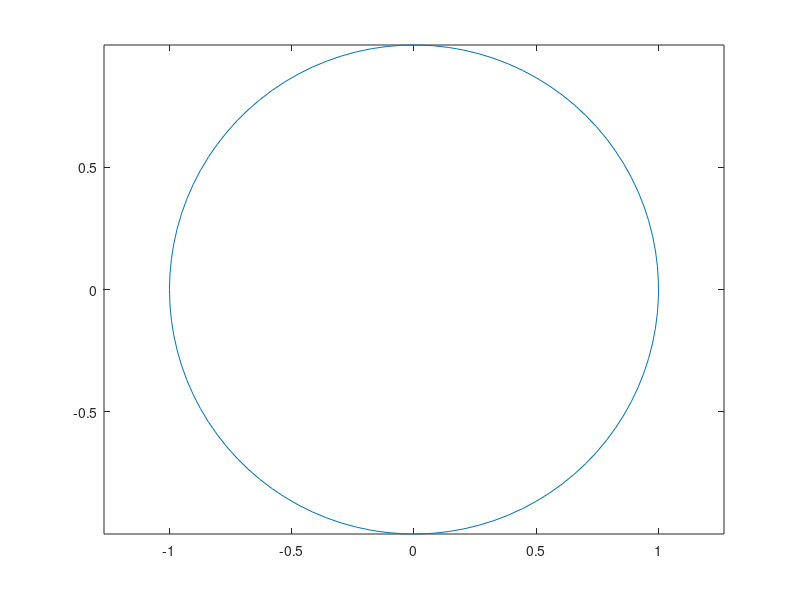

MATLAB code to generate this figure: (Note: this script raises an error after producing the figure.)
%% Animate Triangle Within Circle
% This example shows how to animate a triangle looping around the inside of 
% a circle by updating the data properties of the triangle.
% 
% Plot the circle and set the axis limits so that the data units are the 
% same in both directions. Use the |drawnow| command to update the figure
% before starting the animation.

theta = linspace(-pi,pi);
xc = cos(theta);
yc = -sin(theta);
plot(xc,yc);
axis equal
drawnow
%% 
% Use the |area| function to draw a flat triangle. Then, change the value 
% of one of the triangle vertices using the (x,y) coordinates of the circle. Change 
% the value in a loop to create an animation. Use a <docid:matlab_ref.f56-719157 
% docid:matlab_ref.f56-719157> or |drawnow limitrate| command to display the updates 
% after each iteration. |drawnow limitrate| is fastest, but it might not draw 
% every frame on the screen.
%%
xt = [-1 0 1 -1];
yt = [0 0 0 0];
hold on
t = area(xt,yt); % initial flat triangle
hold off
for j = 1:length(theta)-10
    xt(2) = xc(j); % determine new vertex value
    yt(2) = yc(j); 
    t.XData = xt; % update data properties 
    t.YData = yt;
    drawnow limitrate % display updates
end
%% 
% The animation shows the triangle looping around the inside of the circle.
% 
% Copyright 2015 The MathWorks, Inc.
